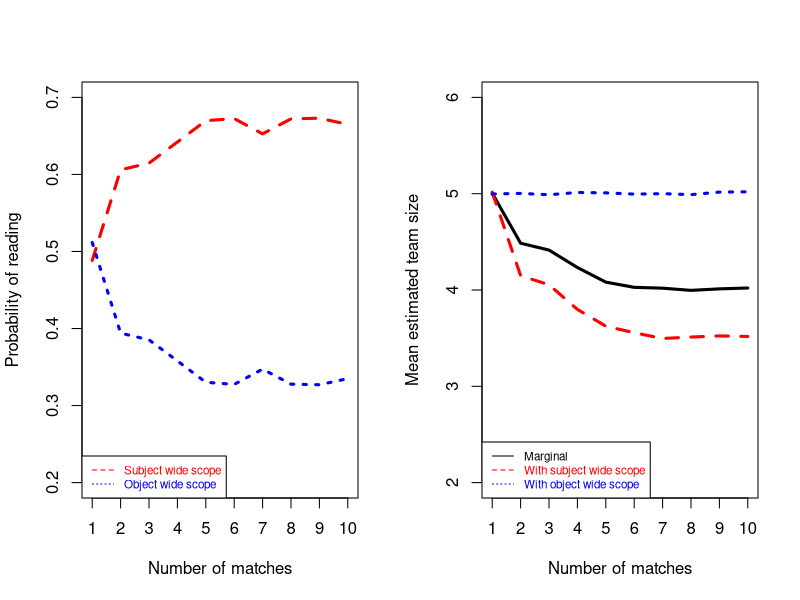

This figure's R source:
some = function(v) return(mean(v) > 0) # check at least one T in vector of booleans

#sim = function(players.per.team, matches.played, n.sims) {
sim.no.condition = function(n.sims) {
  num.accepted = 0
  counts = c(s=0, o=0)
  while (num.accepted < n.sims) {
    reading = sample(c('s', 'o'), 1)
    num.players = 12
  players.per.team = sample(1:6, 1)
  matches.played = sample(1:6, 1)
# from 2 teams to as many teams as possible given team size constraints
    players.in.matches = sapply(1:matches.played, FUN=function(i){return(sample(1:num.players, 2*players.per.team, replace=F))})
  sws.true = length(unique(as.vector(players.in.matches))) == num.players
  #  sws.true = length(unique(as.vector(players.in.matches))) > (num.players/2)

  ows.true = some(apply(players.in.matches, FUN=function(v){return(length(v) == num.players)}, MARGIN=2))
  #  ows.true = some(apply(players.in.matches, FUN=function(v){return(length(v) > num.players/2)}, MARGIN=2))
    if (reading == 's' && sws.true) {
      num.accepted = num.accepted + 1
      counts[1] = counts[1] + 1
    }
    if (reading == 'o' && ows.true) {
      num.accepted = num.accepted + 1
      counts[2] = counts[2] + 1
    }
  }
  return(counts)
}

no.condition = sim.no.condition(1000)

sim.fixing.n.matches = function(n.sims) {
  results = matrix(NA, nrow=(n.sims*10), ncol=3)
  rownames(results) = paste('sim', 1:(n.sims*10), sep='')
  colnames(results) = c('Reading', 'team.size', 'matches.played')
  for (matches.played in 1:10) {
    counter = (matches.played - 1) * n.sims
    num.accepted = 0
    while (num.accepted < n.sims) {
      reading = sample(c('s', 'o'), 1)
      num.players = 12
      players.per.team = sample(1:6, 1)
    # from 2 teams to as many teams as possible given team size constraints
      players.in.matches = sapply(1:matches.played, FUN=function(i){return(sample(1:num.players, 2*players.per.team, replace=F))})
    #  sws.true = length(unique(as.vector(players.in.matches))) == num.players
      sws.true = length(unique(as.vector(players.in.matches))) > (num.players/2)
    
    #  ows.true = some(apply(players.in.matches, FUN=function(v){return(length(v) == num.players)}, MARGIN=2))
      ows.true = some(apply(players.in.matches, FUN=function(v){return(length(v) > num.players/2)}, MARGIN=2))
      if (reading == 's' && sws.true) {
        num.accepted = num.accepted + 1
        results[counter + num.accepted,] = c('s', players.per.team, matches.played)
      }
      if (reading == 'o' && ows.true) {
        num.accepted = num.accepted + 1
        results[counter + num.accepted,] = c('o', players.per.team, matches.played)
      }
    }
  }
  results[,2] = as.numeric(results[,2])
  results[,3] = as.numeric(results[,3])
  return(results)
}

varying.matches = sim.fixing.n.matches(10000)
subj = rep(NA, 10)
obj = rep(NA, 10)
team.size = rep(NA, 10)
sws.team.size = rep(NA, 10)
ows.team.size = rep(NA, 10)
par(mfrow=c(1,2))
for (i in 1:10) {
  subj[i] = length(which(varying.matches[,1] == 's' & varying.matches[,3] == i))/length(which(varying.matches[,3] == i))
  obj[i] = length(which(varying.matches[,1] == 'o' & varying.matches[,3] == i))/length(which(varying.matches[,3] == i))
  team.size[i] = mean(as.numeric(varying.matches[which(varying.matches[,3]==i),2]))
  sws.team.size[i] = mean(as.numeric(varying.matches[which(varying.matches[,3]==i & varying.matches[,1]=='s'),2]))
  ows.team.size[i] = mean(as.numeric(varying.matches[which(varying.matches[,3]==i & varying.matches[,1]=='o'),2]))
}
par(mfrow=c(1,2))
plot(subj, type='l', col='red', ylim=c(.2,.7), xlab="Number of matches", ylab="Probability of reading", lwd=3, xaxt='n', lty=2)
axis(1, 1:10)
lines(obj, type='l', col='blue', lty=3, lwd=3)
legend('bottomleft', c("Subject wide scope", "Object wide scope"), text.col=c('red', 'blue'), lty=c(2,3), col=c('red', 'blue'), cex=.7)

plot(team.size, xaxt='n', col='black', ylim=c(2,6), xlab="Number of matches", ylab="Mean estimated team size", type='l', lwd=3)
axis(1, 1:10)
lines(sws.team.size, col='red', lty=2, lwd=3)
lines(ows.team.size, col='blue', lty=3, lwd=3)
legend('bottomleft', c("Marginal", "With subject wide scope", "With object wide scope"), text.col=c('black', 'red', 'blue'), lty=c(1,2,3), col=c('black', 'red', 'blue'), cex=.7)

# scalar implicature
